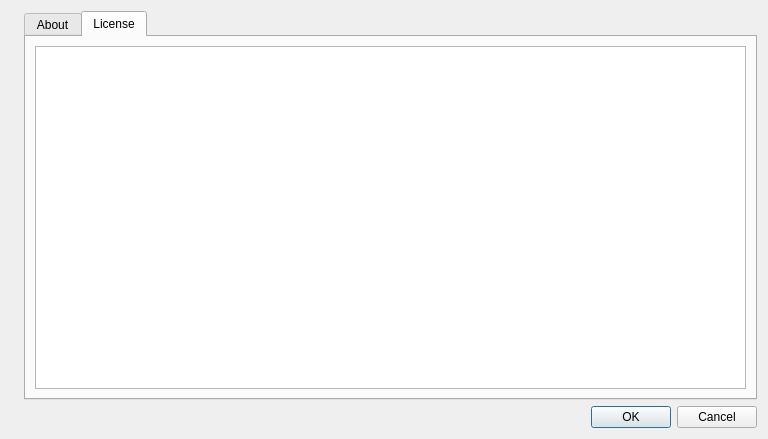
<?xml version="1.0" encoding="UTF-8"?>
<ui version="4.0">
 <class>AboutDialog</class>
 <widget class="QDialog" name="AboutDialog">
  <property name="geometry">
   <rect>
    <x>0</x>
    <y>0</y>
    <width>768</width>
    <height>439</height>
   </rect>
  </property>
  <property name="windowTitle">
   <string>About SQLiteStudio and licenses</string>
  </property>
  <layout class="QGridLayout" name="gridLayout">
   <item row="0" column="1">
    <widget class="QTabWidget" name="tabWidget">
     <property name="currentIndex">
      <number>1</number>
     </property>
     <widget class="QWidget" name="about">
      <attribute name="title">
       <string>About</string>
      </attribute>
      <layout class="QVBoxLayout" name="verticalLayout_2">
       <item>
        <widget class="QLabel" name="aboutLabel">
         <property name="text">
          <string>&lt;html&gt;&lt;head/&gt;&lt;body&gt;&lt;p align=&quot;center&quot;&gt;&lt;span style=&quot; font-size:11pt; font-weight:600;&quot;&gt;SQLiteStudio v%1&lt;/span&gt;&lt;/p&gt;&lt;p align=&quot;center&quot;&gt;Free, open-source, cross-platform SQLite database manager.&lt;br/&gt;&lt;a href=&quot;http://sqlitestudio.pl&quot;&gt;&lt;span style=&quot; text-decoration: underline; color:#0000ff;&quot;&gt;http://sqlitestudio.pl&lt;/span&gt;&lt;/a&gt;&lt;br/&gt;&lt;/p&gt;&lt;p align=&quot;center&quot;&gt;%2&lt;br/&gt;&lt;/p&gt;&lt;p align=&quot;center&quot;&gt;Author and active maintainer:&lt;br/&gt;SalSoft (&lt;a href=&quot;http://salsoft.com.pl&quot;&gt;&lt;span style=&quot; text-decoration: underline; color:#0000ff;&quot;&gt;http://salsoft.com.pl&lt;/span&gt;&lt;/a&gt;)&lt;br/&gt;&lt;/p&gt;&lt;/body&gt;&lt;/html&gt;</string>
         </property>
         <property name="openExternalLinks">
          <bool>true</bool>
         </property>
        </widget>
       </item>
      </layout>
     </widget>
     <widget class="QWidget" name="license">
      <attribute name="title">
       <string>License</string>
      </attribute>
      <layout class="QVBoxLayout" name="verticalLayout_3">
       <item>
        <widget class="QTextEdit" name="licenseEdit">
         <property name="readOnly">
          <bool>true</bool>
         </property>
        </widget>
       </item>
      </layout>
     </widget>
    </widget>
   </item>
   <item row="0" column="0">
    <widget class="QLabel" name="leftIcon">
     <property name="text">
      <string/>
     </property>
     <property name="pixmap">
      <pixmap resource="../icons.qrc">:/icons/img/sqlitestudio.svg</pixmap>
     </property>
     <property name="scaledContents">
      <bool>false</bool>
     </property>
    </widget>
   </item>
   <item row="1" column="0" colspan="2">
    <widget class="QDialogButtonBox" name="buttonBox">
     <property name="orientation">
      <enum>Qt::Horizontal</enum>
     </property>
     <property name="standardButtons">
      <set>QDialogButtonBox::Cancel|QDialogButtonBox::Ok</set>
     </property>
    </widget>
   </item>
  </layout>
 </widget>
 <resources>
  <include location="../icons.qrc"/>
 </resources>
 <connections>
  <connection>
   <sender>buttonBox</sender>
   <signal>accepted()</signal>
   <receiver>AboutDialog</receiver>
   <slot>accept()</slot>
   <hints>
    <hint type="sourcelabel">
     <x>248</x>
     <y>254</y>
    </hint>
    <hint type="destinationlabel">
     <x>157</x>
     <y>274</y>
    </hint>
   </hints>
  </connection>
  <connection>
   <sender>buttonBox</sender>
   <signal>rejected()</signal>
   <receiver>AboutDialog</receiver>
   <slot>reject()</slot>
   <hints>
    <hint type="sourcelabel">
     <x>316</x>
     <y>260</y>
    </hint>
    <hint type="destinationlabel">
     <x>286</x>
     <y>274</y>
    </hint>
   </hints>
  </connection>
 </connections>
</ui>
